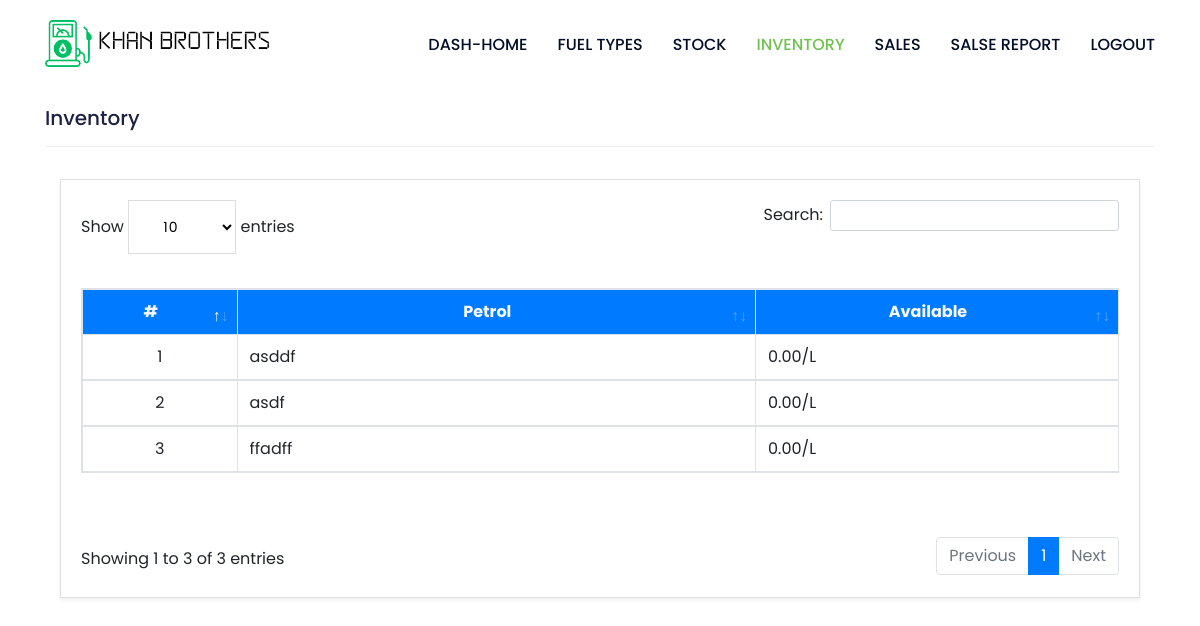
/kb-dash/inventory/ (signed in), run on an earlier commit of the app's database.
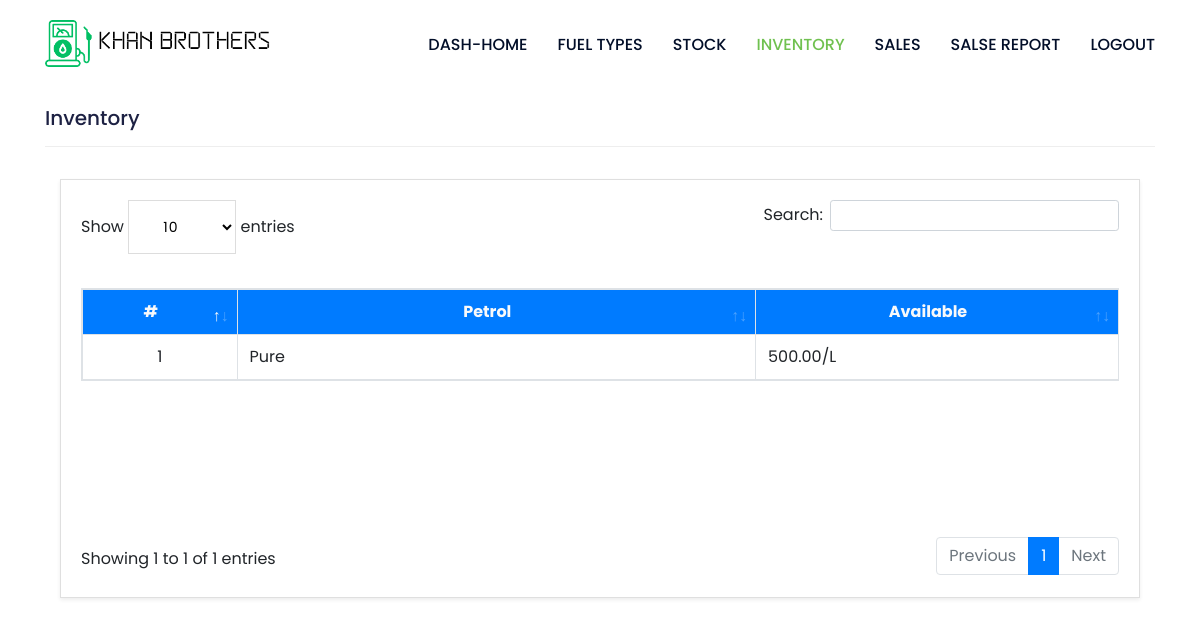
And on a later commit of the database.
### management/models.py (models this page shows)
class Fuel(models.Model):
    name = models.CharField(max_length=100)
    description = models.TextField()
    status = models.CharField(max_length=2, choices=(('1', 'Active'), ('0', 'Inactive')), default=1)
    price = models.FloatField(max_length=(15, 2), default=0)
    date_created = models.DateTimeField(auto_now=True)
    class Meta:
        verbose_name_plural = "Fuel type list"
    def __str__(self):
        return str(f"{self.name}")
    def available(self):
        try:
            stock_in = self.stocks.aggregate(models.Sum("volume"))['volume__sum']
            if stock_in is None:
                stock_in = 0
        except:
            stock_in = 0
        try:
            sale = self.sales.aggregate(models.Sum("volume"))['volume__sum']
            if sale is None:
                sale = 0
        except:
            sale = 0
        return stock_in - sale

### management/views.py (the view)
# urls.py: path('inventory/', views.inventory_view, name='inventory'),
@login_required
def inventory_view(request):
  fuels = Fuel.objects.filter(status=1)
  return render(request, 'management/inventory.html', {'fuels': fuels})

### kb_config/templates/management/inventory.html (shortened to what this page needs)
{% extends "management_base.html" %}
{% load humanize %}
{% block content %}
<h3 class="fw-bolder">Inventory</h3>
<hr>
<section class="py-3">
  <div class="container">
    <div class="card rounded-0 shadow-sm blur">
      <div class="card-body">
        <div class="container-fluid">
          <table class="table table-stripped table-bordered" id="fuel-table">
            <colgroup>
              <col width="15%">
              <col width="50%">
              <col width="35%">
            </colgroup>
            <thead>
              <tr class="bg-primary bg-gradient text-light">
                <th class="text-center">#</th>
                <th class="text-center">Petrol</th>
                <th class="text-center">Available</th>
              </tr>
            </thead>
            <tbody>
              {% for fuel in fuels %}
              <tr>
                <td class="text-center">{{forloop.counter}}</td>
                <td class="">{{fuel}}</td>
                <td class="text-end">{{ fuel.available|floatformat:2|intcomma }}/L</td>
              </tr>
              {% endfor %}
            </tbody>
          </table>
        </div>
      </div>
    </div>
  </div>
</section>
{% endblock content %}

What changed in the data, as far as the page shows it:
removed Fuel: name "asddf", available "0.00"
removed Fuel: name "asdf", available "0.00"
removed Fuel: name "ffadff", available "0.00"
added Fuel: name "Pure", available "500.00"
Also different on the page:
text written by a page script: "Show entries Search: Showing 1 to 3 of 3 entries Previous 1 Next" → "Show entries Search: Showing 1 to 1 of 1 entries Previous 1 Next"
